Frame 1 (no input): blank canvas, image omitted
Frame 60 (no input): blank canvas, image omitted
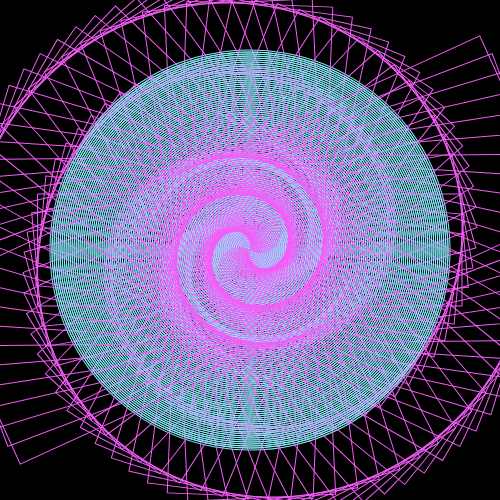
Frame 120 (the mouse pressed at the canvas centre since frame 60)

The p5.js sketch whose frames 1 and 60 were blank and that drew this single picture after the mouse press (run headless with seeded random() and noise() and a simulated clock; from frame 60 on, the mouse is pressed at the canvas centre):

// p5.js sketch
// ── sketch.js
let scaleActive = true; // Variable para controlar si la escala está activa

function setup() {
  createCanvas(500, 500);
  angleMode(DEGREES);
  ellipseMode(CENTER);
  rectMode(CENTER);
}

function draw() {
  background(0);
  noFill();
  translate(width / 2, height / 2);
  let radio = 200;

  for (let i = 0; i < 200; i++) {
    push();
    rotate(sin(frameCount / 5 + i) * 300);

    
    // con chatgpt se probó que la figura dejase de cambiar su escala con los clicks del mouse
    
    // Solo cambiar la escala si scaleActive es true
    if (scaleActive) {
      scale(mouseX / 100);
    }

    // colores rectangulos
    let r1 = map(sin(frameCount / 2), -1, 1, 100, 255); 
    let g1 = map(sin(frameCount / 2), -1, 1, 0, 100);   
    let b1 = map(sin(frameCount / 2), -1, 1, 150, 255); 

    stroke(r1, g1, b1);
    rect(0, 0, 200 - i * 4, 200 - i * 2);

   // colores circulos
    let r2 = map(sin(frameCount / 3), -1, 1, 50, 150); 
    let g2 = map(sin(frameCount / 3), -1, 1, 150, 255); 
    let b2 = map(sin(frameCount / 3), -1, 1, 200, 255);  
    stroke(r2, g2, b2);
    ellipse(0, 0, 400 - i * 4, 400 - i * 4);

    pop();
  }
}

// Cambiar el estado de scaleActive cuando se hace clic con el mouse
function mousePressed() {
  scaleActive = !scaleActive; // Alternar entre true y false
}
